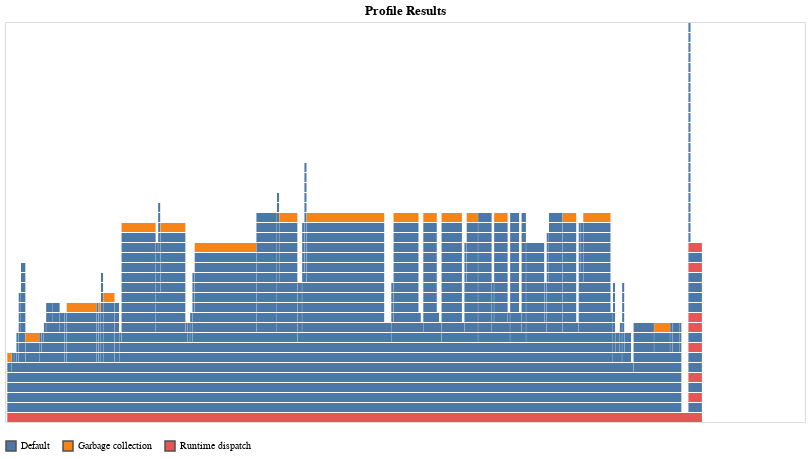

The notebook cell this image was saved under:
### Code cell
println("\nImporting modules...")

include("src/nanoconc.jl")
using CSV
using DataFrames
using Profile, ProfileVega

println("Loading parameters...")

refmed = 1.333 # refractive index of the medium
wavel1, wavel2 = 250.0, 900.0 # wavelengths to calculate between
numval = 0x00001000 # number of values to calculate in spectrum
particledata = [2.5 1.0
    5.0 1.0
    10.0 1.0
    20.0 1.0
    30.0 1.0
    40.0 1.0
    50.0 1.0
    60.0 1.0
    70.0 1.0
    80.0 1.0
    90.0 1.0
    100.0 1.0]
materialdata = nanoconc.loadmaterial("Gold", disp=false)
ppml = 10000.0 # particles per ml nanoconc.quantumcalc.numtomol(ppml) -> conc
d0 = 1.0 # path length
params = (refmed, wavel1, wavel2, numval, particledata, materialdata, ppml, d0)
spectrum = nanoconc.abspredict(params...)

println("Calculating absorbance spectrum...")
print("Calculation time: ")

@time spectrum = nanoconc.abspredict(params...)
CSV.write("abs.csv", DataFrame(spectrum, :auto), writeheader=false)

ProfileVega.@profview nanoconc.abspredict(params...)

### Figure 1 — Vega-Lite specification as saved in the notebook (floating-point values rounded to 4 significant figures; data arrays with more than 128 entries replaced by an {"elided": "..."} marker saying what was removed)
{"data": {"values": {"elided": "471 records"}}, "encoding": {"color": {"field": "status", "legend": {"orient": "bottom", "title": null}, "type": "nominal"}, "fillOpacity": {"condition": [{"selection": "highlight", "value": 0.6}, {"selection": "select", "value": 0.5}], "value": 1}, "strokeWidth": {"condition": [{"selection": "highlight", "value": 0.5}, {"selection": "select", "value": 0.5}], "value": 0}, "tooltip": {"field": "sf", "type": "nominal"}, "x": {"axis": null, "field": "x1", "type": "quantitative"}, "x2": {"field": "x2", "type": "quantitative"}, "y": {"axis": null, "field": "level", "type": "quantitative"}, "y2": {"field": "level2", "type": "quantitative"}}, "height": 400, "mark": {"stroke": "#505050", "type": "rect"}, "selection": {"grid": {"bind": "scales", "type": "interval"}, "highlight": {"empty": "none", "on": "mouseover", "type": "single"}, "select": {"empty": "none", "type": "multi"}}, "title": "Profile Results", "transform": [{"as": "level2", "calculate": "datum.level+0.9"}], "width": 800}
